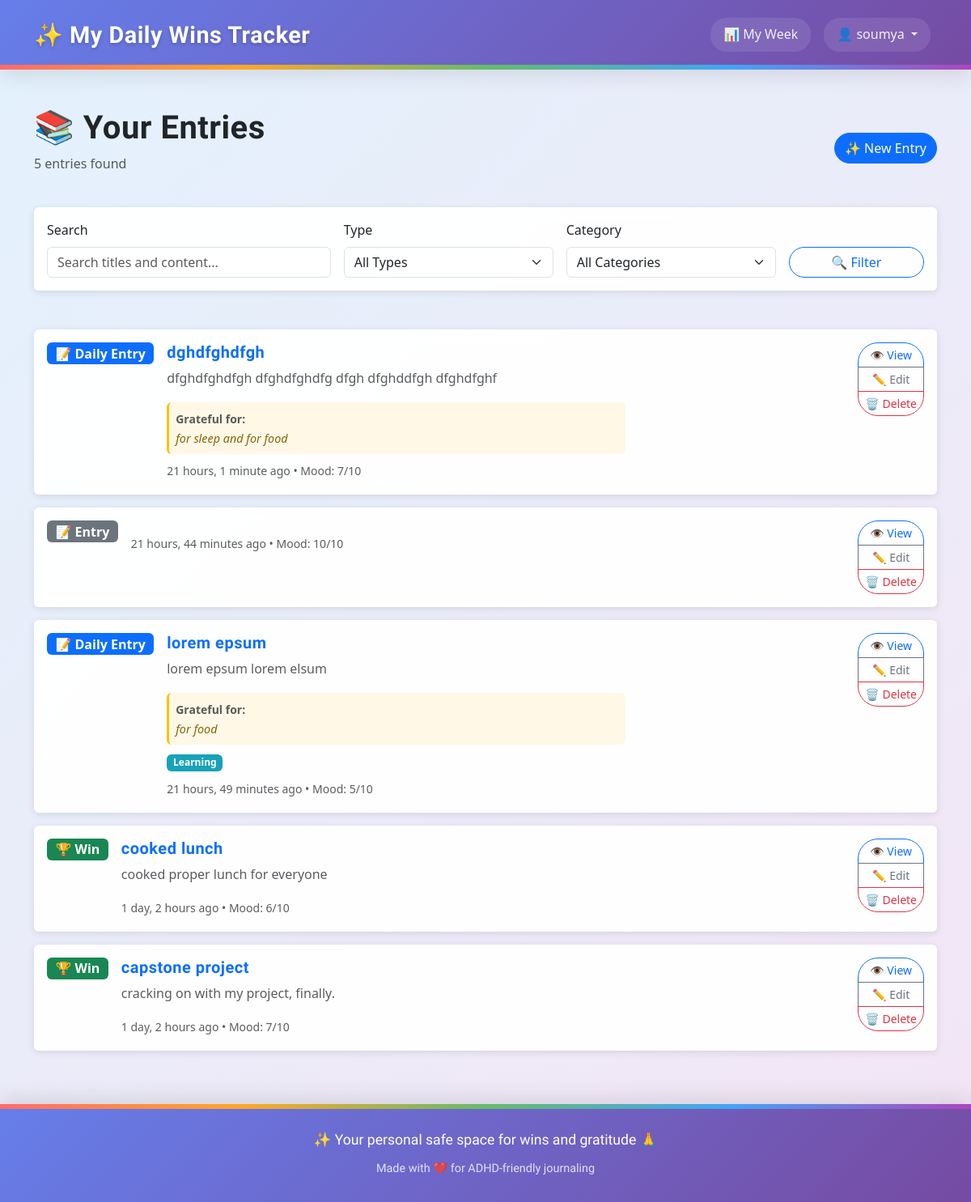
The app's page /entries/ (signed in), older data.
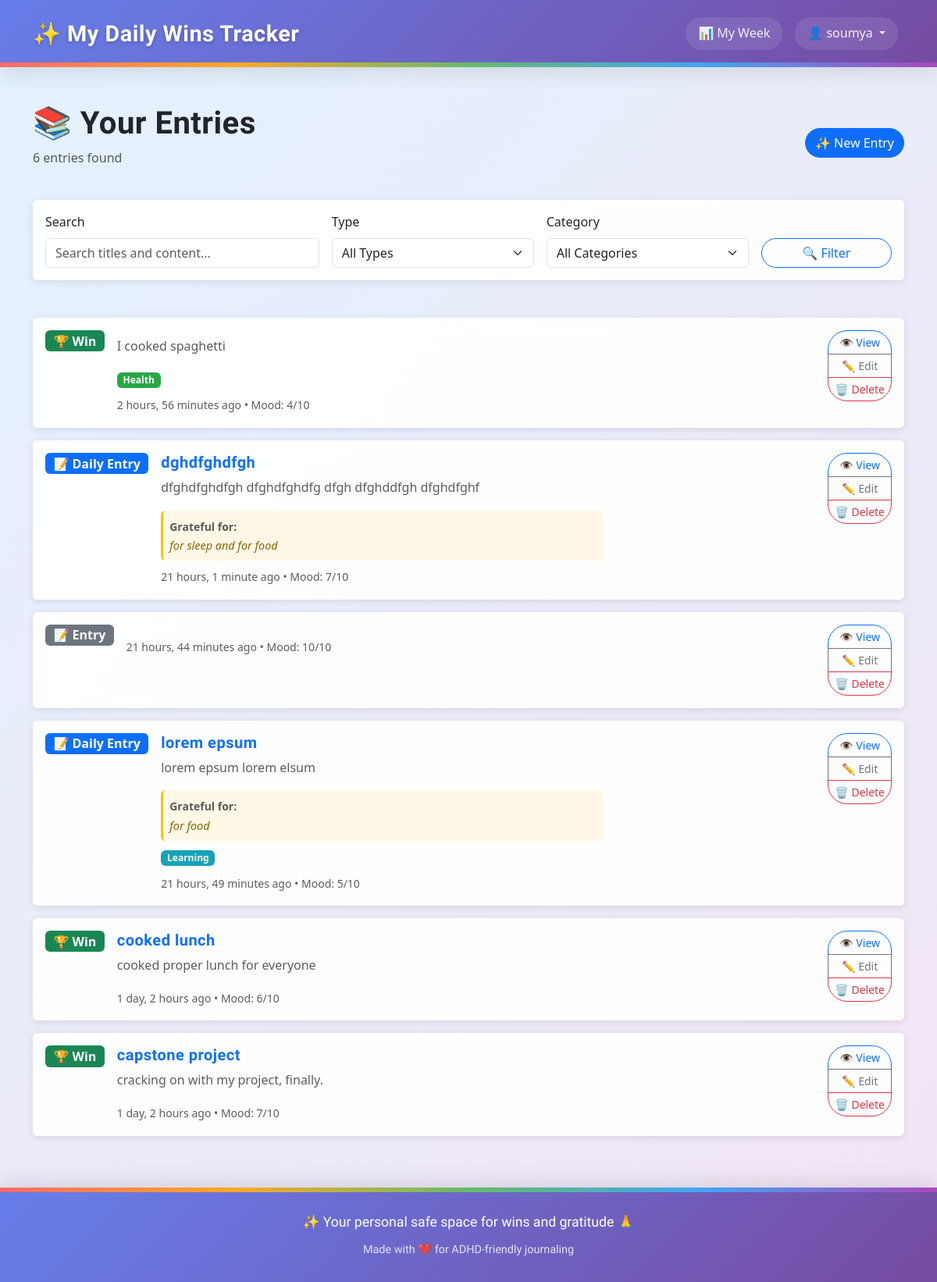
The same page, newer data.
### tracker/models.py (models this page shows, shortened)
class Entry(models.Model):
    class MoodChoice(models.IntegerChoices):
        TERRIBLE = 1, '😰 Terrible'
        BAD = 2, '😞 Bad'
        MEH = 3, '😐 Meh'
        OKAY = 4, '🙂 Okay'
        GOOD = 5, '😊 Good'
        GREAT = 6, '😄 Great'
        AMAZING = 7, '🤩 Amazing'
        FANTASTIC = 8, '🥳 Fantastic'
        INCREDIBLE = 9, '✨ Incredible'
        PERFECT = 10, '🌟 Perfect'
    user = models.ForeignKey(User, on_delete=models.CASCADE, related_name='entries')
    entry_date = models.DateField(help_text="The date this entry is for", null=True, blank=True)
    title = models.CharField(max_length=200, blank=True, help_text="Short title for your daily win")
    content = models.TextField(blank=True, help_text="Details about your daily wins")
    mood_rating = models.IntegerField(
        choices=MoodChoice.choices,
        null=True,
        blank=True,
        help_text="How was your mood today?"
    )
    gratitude_text = models.TextField(
        blank=True,
        help_text="Today I was grateful for..."
    )
    date_created = models.DateTimeField(auto_now_add=True)
    date_modified = models.DateTimeField(auto_now=True)
    is_private = models.BooleanField(default=True)
    categories = models.ManyToManyField(
        Category,
        blank=True,
        related_name='entries',
        help_text="Optional categories for this entry"
    )
    class Meta:
        verbose_name_plural = "Entries"
        ordering = ['-entry_date', '-date_created']
        constraints = [
            UniqueConstraint(
                fields=['user', 'entry_date'],
                name='unique_entry_per_user_per_day',
                violation_error_message='You can only have one entry per day.'
            ),
            models.CheckConstraint(
                name='mood_rating_valid_choice',
                check=models.Q(mood_rating__isnull=True) | models.Q(mood_rating__in=[1,2,3,4,5,6,7,8,9,10]),
                violation_error_message='Mood rating must be between 1 and 10.',
            )
        ]
        indexes = [
            models.Index(fields=['user', '-entry_date']),
            models.Index(fields=['user', 'entry_date']),  # For specific day lookups
            models.Index(fields=['mood_rating']),
        ]

class Category(models.Model):
    user = models.ForeignKey(User, on_delete=models.CASCADE, related_name='categories')
    name = models.CharField(max_length=100)
    color = models.CharField(
        max_length=7,
        default='#007bff',
        validators=[
            RegexValidator(
                regex='^#[0-9A-Fa-f]{6}$',
                message='Color must be a valid hex code (e.g., #007bff)'
            )
        ]
    )
    description = models.TextField(blank=True)
    date_created = models.DateTimeField(auto_now_add=True)
    class Meta:
        verbose_name_plural = "Categories"
        ordering = ['name']
        constraints = [
            UniqueConstraint(
                Lower('name'), 'user',
                name='unique_category_name_per_user',
                violation_error_message='You already have a category with this name (case-insensitive).'
            )
        ]
        indexes = [
            models.Index(fields=['user', 'name']),
            Index(Lower('name'), name='idx_category_lower_name'),  # Functional index for case-insensitive lookups
        ]

### tracker/views.py (the view)
# urls.py: path("entries/", views.entry_list, name="entry_list"),
@login_required
def entry_list(request):
    entries = Entry.objects.filter(user=request.user)
    entry_type_filter = request.GET.get('type')
    if entry_type_filter == 'win':
        entries = entries.exclude(content__exact='')
    elif entry_type_filter == 'gratitude':
        entries = entries.exclude(gratitude_text__exact='')
    category_filter = request.GET.get('category')
    if category_filter:
        try:
            category_id = int(category_filter)
            entries = entries.filter(categories__id=category_id)
        except (ValueError, TypeError):
            pass
    search_query = request.GET.get('search')
    if search_query:
        entries = entries.filter(
            Q(title__icontains=search_query) |
            Q(content__icontains=search_query)
        )
    entries = entries.distinct().order_by('-date_created')
    paginator = Paginator(entries, 10)  # 10 entries per page
    page_number = request.GET.get('page')
    page_obj = paginator.get_page(page_number)
    user_categories = Category.objects.filter(user=request.user)
    context = {
        'page_obj': page_obj,
        'entries': page_obj,  # For template compatibility
        'user_categories': user_categories,
        'current_filter': entry_type_filter,
        'current_category': category_filter,
        'search_query': search_query or '',
        'total_count': entries.count(),
    }
    return render(request, 'tracker/entry_list.html', context)

### templates/tracker/entry_list.html (shortened to what the changed rows need)
{% extends "base.html" %}
{% block content %}
<div class="row">
    <div class="col-md-12">
        <div class="d-flex justify-content-between align-items-center mb-4">
            <div>
                <h1>📚 Your Entries</h1>
                <p class="text-muted">
                    {% if total_count %}
                        {{ total_count }} entr{{ total_count|pluralize:"y,ies" }} found
                    {% else %}
                        No entries yet
                    {% endif %}
                </p>
            </div>
        </div>
    </div>
</div>
<div class="row">
    <div class="col-md-12">
        {% if entries %}
            {% for entry in entries %}
                <div class="card mb-3">
                    <div class="card-body">
                        <div class="row">
                            <div class="col-md-8">
                                <div class="d-flex align-items-start">
                                    <div class="me-3">
                                        {% if entry.content and entry.gratitude_text %}
                                            <span class="badge bg-primary fs-6">📝 Daily Entry</span>
                                        {% elif entry.content %}
                                            <span class="badge bg-success fs-6">🏆 Win</span>
                                        {% elif entry.gratitude_text %}
                                            <span class="badge bg-info fs-6">🙏 Gratitude</span>
                                        {% else %}
                                            <span class="badge bg-secondary fs-6">📝 Entry</span>
                                        {% endif %}
                                    </div>
                                    <div class="flex-grow-1">
                                        <h5 class="card-title mb-2">
                                            <a href="{% url 'entry_detail' entry.pk %}" class="text-decoration-none">
                                                {{ entry.title }}
                                            </a>
                                        </h5>
                                        <p class="card-text text-muted">
                                            {% if entry.content %}
                                                {{ entry.content|truncatewords:30 }}
                                            {% endif %}
                                        </p>
                                        {% if entry.gratitude_text %}
                                            <div class="p-2 mb-2" style="background: #fff8e7; border-radius: 6px; border-left: 3px solid #ffc107;">
                                                <small class="text-muted"><strong>Grateful for:</strong></small>
                                                <p class="card-text mb-0" style="font-style: italic; color: #856404; font-size: 0.9rem;">
                                                    {{ entry.gratitude_text|truncatewords:20 }}
                                                </p>
                                            </div>
                                        {% endif %}
                                        {% if entry.categories.all %}
                                            <div class="mb-2">
                                                {% for category in entry.categories.all %}
                                                    <span class="badge me-1" style="background-color: {{ category.color }};">
                                                        {{ category.name }}
                                                    </span>
                                                {% endfor %}
                                            </div>
                                        {% endif %}
                                        <small class="text-muted">
                                            {{ entry.date_created|timesince }} ago
                                            {% if entry.mood_rating %}
                                                • Mood: {{ entry.mood_rating }}/10
                                            {% endif %}
                                        </small>
                                    </div>
                                </div>
                            </div>
                            <div class="col-md-4 text-end">
                                <div class="btn-group-vertical btn-group-sm" role="group">
                                    <a href="{% url 'entry_detail' entry.pk %}" class="btn btn-outline-primary">
                                        👁️ View
                                    </a>
                                    <a href="{% url 'entry_edit' entry.pk %}" class="btn btn-outline-secondary">
                                        ✏️ Edit
                                    </a>
                                    <button type="button" class="btn btn-outline-danger" onclick="deleteEntry({{ entry.pk }})">
                                        🗑️ Delete
                                    </button>
                                </div>
                            </div>
                        </div>
                    </div>
                </div>
            {% endfor %}
        {% endif %}
    </div>
</div>
{% endblock %}

Row changes from the older to the newer data that the page shows:
added Entry: gratitude_text "🏆 Win", content "I cooked spaghetti", date_created "2 hours, 56 minutes", mood_rating "4"
now on this page (row unchanged): Category: name "Health", shown under "I cooked spaghetti"
Text that changed along with them:
{{ total_count }}: "5" → "6"
